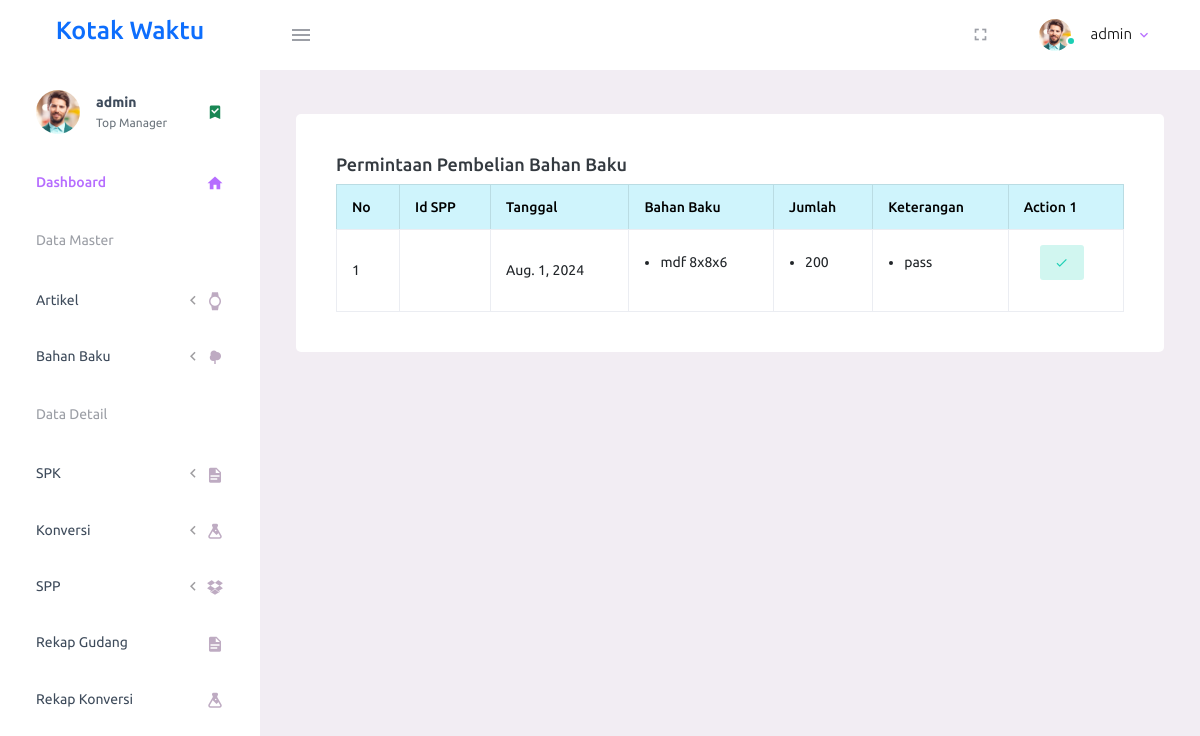
Page /base3 (signed in) on the committed database.
### waktu/models.py (models this page shows, shortened)
class suratjalanpembelian(models.Model) :
    id_sjp = models.AutoField(primary_key=True)
    tanggal = models.DateField()

class detailsuratjalanpembelian(models.Model) :
    id_detailsjp = models.AutoField(primary_key=True)
    id_sjp = models.ForeignKey(suratjalanpembelian,on_delete=models.CASCADE)
    id_bahanbaku = models.ForeignKey(bahanbaku,on_delete=models.CASCADE)
    jumlah = models.PositiveIntegerField()
    keterangan = models.TextField(blank=True, null=True)
    keteranganacc = models.BooleanField(default=False,null=True)

class bahanbaku(models.Model) :
    id_bahanbaku= models.AutoField(primary_key=True)
    nama_bahanbaku = models.CharField(max_length=100)
    satuan =models.CharField(max_length=100)
    safety_stock = models.PositiveIntegerField()
    def __str__(self) :
        return str(self.nama_bahanbaku)

### waktu/decorators.py (the view)
        def wrap(request, *args, **kwargs) :
            group = None
            if request.user.groups.exists() :
                group = request.user.groups.all()[0].name
            if group in allowed_roles :
                return func(request, *args, **kwargs)
            else :
                return render(request, 'base/404.html')

### waktu/context_processors.py (called while the page is built)
def is_owner(request) :
    return {'is_owner': request.user.groups.filter(name='owner').exists()}

def is_admin(request) :
    return {'is_admin': request.user.groups.filter(name='admin').exists()}

def is_produksi(request) :
    return {'is_produksi': request.user.groups.filter(name='produksi').exists()}

def is_gudang(request) :
    return {'is_gudang': request.user.groups.filter(name='gudang').exists()}

### waktu/views.py (called while the page is built)
@login_required(login_url="login")
@role_required(["admin"])
def base3(request) :
    allspp = models.suratjalanpembelian.objects.all().order_by('tanggal')
    detailspp = []
    for i in allspp :
        list_detailobj = []
        detailsppobj = models.detailsuratjalanpembelian.objects.filter(id_sjp = i.id_sjp).filter(keteranganacc = False)
        if not detailsppobj.exists() :
            continue
        list_detailobj.append(i)
        list_detailobj.append(detailsppobj)
        detailspp.append(list_detailobj)
    return render(request,'base/dashboard3.html',{'sppobj':detailspp})

### waktu/templates/base/dashboard3.html
{% extends 'base/base.html' %}
{% block content %}
<div class="row">
    <div class="col-lg-12 grid-margin stretch-card">
        <div class="card">
            <div class="card-body">
                <div class="table-responsive">
                    <h3 class="page-title mb-2"> Permintaan Pembelian Bahan Baku </h3>
                    <table class="table table-bordered" id="dataartikel">
                        <thead class="table-info">
                            <tr>
                                <th>No</th>
                                <th>Id SPP</th>
                                <th>Tanggal</th>
                                <th>Bahan Baku</th>
                                <th>Jumlah</th>
                                <th>Keterangan</th>
                                <th>Action 1</th>
                            </tr>
                        </thead>
                        <tbody>
                            {% if sppobj %}
                                {% for item in sppobj %}
                                <tr>
                                    <td>{{ forloop.counter }}</td>
                                    <td>{{ item.0.id_suratjalanpembelian }}</td>
                                    <td>{{ item.0.tanggal }}</td>
                                    <td>
                                        {% for i in item.1 %}
                                        <ul>
                                            <li>{{ i.id_bahanbaku }}</li>
                                        </ul>
                                        {% endfor %}
                                    </td>
                                    <td>
                                        {% for i in item.1 %}
                                        <ul>
                                            <li>{{ i.jumlah }}</li>
                                        </ul>
                                        {% endfor %}
                                    </td>
                                    <td>
                                        {% for i in item.1 %}
                                        <ul>
                                            <li>{{ i.keterangan }}</li>
                                        </ul>
                                        {% endfor %}
                                    </td>
                                    <td>
                                        {% for i in item.1 %}
                                        <ul>
                                            <a href="{% url 'verif_spp' i.id_detailsjp %}">
                                                <button class="btn-inverse-success btn-icon-text btn-sm mr-2">
                                                    <i class="mdi mdi-check btn-icon-prepend align-middle"></i>
                                                </button>
                                            </a>
                                        </ul>
                                        {% endfor %}
                                    </td>
                                </tr>
                                {% endfor %}
                            {% endif %}
                        </tbody>
                    </table>
                </div>
            </div>
        </div>
    </div>
</div>
{% endblock %}

### waktu/templates/base/navbar.html (shortened to what this page needs)
{% load static %}
<nav class="navbar default-layout-navbar col-lg-12 col-12 p-0 fixed-top d-flex flex-row">
  <div class="text-center navbar-brand-wrapper d-flex align-items-center justify-content-center">
    <a class="navbar-brand brand-logo text-primary" href="index.html"><h3>Kotak Waktu</h3></a>
  </div>
  <div class="navbar-menu-wrapper d-flex align-items-stretch">
    <button class="navbar-toggler navbar-toggler align-self-center" type="button" data-toggle="minimize">
      <span class="mdi mdi-menu"></span>
    </button>
    <ul class="navbar-nav navbar-nav-right">
        <li class="nav-item d-none d-lg-block full-screen-link">
          <a class="nav-link">
            <i class="mdi mdi-fullscreen" id="fullscreen-button"></i>
          </a>
        </li>
      <li class="nav-item nav-profile dropdown">
        <a class="nav-link dropdown-toggle" id="profileDropdown" href="#" data-bs-toggle="dropdown" aria-expanded="false">
          <div class="nav-profile-img">
            <img src="{% static 'assets/images/faces/face1.jpg' %}" alt="">
            <span class="availability-status online"></span>
          </div>
          <div class="nav-profile-text">
            <p class="mb-1 text-black">{{user.username}}</p>
          </div>
        </a>
      </li>
  </div>
</nav>

### waktu/templates/base/sidebar.html (shortened to what this page needs)
{% load static %}
<nav class="sidebar sidebar-offcanvas" id="sidebar">
    <ul class="nav">
      <li class="nav-item nav-profile">
        <a href="#" class="nav-link">
          <div class="nav-profile-image">
            <img src="{% static 'assets/images/faces/face1.jpg' %}" alt="profile">
          </div>
          <div class="nav-profile-text d-flex flex-column">
            <span class="font-weight-bold mb-2">{{user.username}}</span>
            {% if is_owner or is_admin %}
            <span class="text-secondary text-small">Top Manager</span>
            {% elif is_gudang %}
            <span class="text-secondary text-small">Warehouse Staff</span>
            {% else %}
            <span class="text-secondary text-small">Production Staff</span>
            {% endif %}
          </div>
          <i class="mdi mdi-bookmark-check text-success nav-profile-badge"></i>
        </a>
      </li>
      <li class="nav-item">
        {% if is_owner %}
        <a class="nav-link" href="{% url 'base4' %}">
          <span class="menu-title">Dashboard</span>
          <i class="mdi mdi-home menu-icon"></i>
        </a>
        {% elif is_admin %}
        <a class="nav-link" href="{% url 'base3' %}">
          <span class="menu-title">Dashboard</span>
          <i class="mdi mdi-home menu-icon"></i>
        </a>
        {% elif is_gudang %}
        <a class="nav-link" href="{% url 'base' %}">
          <span class="menu-title">Dashboard</span>
          <i class="mdi mdi-home menu-icon"></i>
        </a>
        {% else %}
        <a class="nav-link" href="{% url 'base2' %}">
          <span class="menu-title">Dashboard</span>
          <i class="mdi mdi-home menu-icon"></i>
        </a>
        {% endif %}
      </li>
      {% if is_owner or is_admin %}
      <li class="nav-item nav-category">
        <span class="nav-link text-muted">Data Master</span>
      </li>
      <li class="nav-item">
        <a class="nav-link" data-bs-toggle="collapse" href="#ui-basic" aria-expanded="false" aria-controls="ui-basic">
          <span class="menu-title">Artikel</span>
          <i class="menu-arrow"></i>
          <i class="mdi mdi-watch menu-icon"></i>
        </a>
      </li>
      {% endif %}
      {% if is_owner or is_admin %}
      <li class="nav-item">
        <a class="nav-link" data-bs-toggle="collapse" href="#ui-basic2" aria-expanded="false" aria-controls="ui-basic2">
          <span class="menu-title">Bahan Baku</span>
          <i class="menu-arrow"></i>
          <i class="mdi mdi-tree menu-icon"></i>
        </a>
      </li>
      {% endif %}
      {% if is_owner or is_admin or is_produksi %}
      <li class="nav-item nav-category">
        <span class="nav-link text-muted">Data Detail</span>
      </li>
      <li class="nav-item">
        <a class="nav-link" data-bs-toggle="collapse" href="#ui-basic3" aria-expanded="false" aria-controls="ui-basic3">
          <span class="menu-title">SPK</span>
          <i class="menu-arrow"></i>
          <i class="mdi mdi-file-document menu-icon"></i>
        </a>
      </li>
      {% endif %}
      {% if is_owner or is_admin or is_gudang or is_produksi %}
      <li class="nav-item">
        <a class="nav-link" data-bs-toggle="collapse" href="#ui-basic4" aria-expanded="false" aria-controls="ui-basic4">
          <span class="menu-title">Konversi</span>
          <i class="menu-arrow"></i>
          <i class="mdi mdi-flask
          menu-icon"></i>
        </a>
      </li>
      {% endif %}
      {% if is_owner or is_gudang or is_admin %}
      <li class="nav-item">
        <a class="nav-link" data-bs-toggle="collapse" href="#ui-basic6" aria-expanded="false" aria-controls="ui-basic6">
          <span class="menu-title">SPP</span>
          <i class="menu-arrow"></i>
          <i class="mdi mdi-dropbox
          menu-icon"></i>
        </a>
      </li>
      {% endif %}
      {% if is_owner or is_gudang or is_admin or is_produksi %}
      {% if is_owner or is_gudang or is_admin  %}
      <li class="nav-item">
        <a class="nav-link" href="{% url 'rekap_gudang' %}">
          <span class="menu-title">Rekap Gudang</span>
          <i class="mdi mdi-file-document menu-icon"></i>
        </a>
      </li>
      {% endif %}
      <li class="nav-item">
        <a class="nav-link" href="{% url 'rekap_konv' %}">
          <span class="menu-title">Rekap Konversi</span>
          <i class="mdi mdi-flask menu-icon"></i>
        </a>
      </li>
      {% endif %}
    </ul>
  </nav>

### rows in the picture
suratjalanpembelian: tanggal "Aug. 1, 2024"
detailsuratjalanpembelian: id_bahanbaku "mdf 8x8x6", jumlah "200", keterangan "pass"

### other values in the picture
{{ user.username }} "admin"
